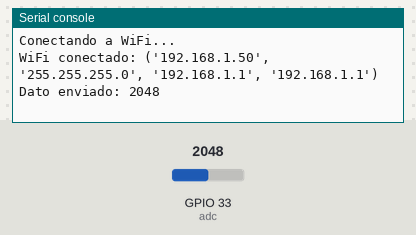
Bench run of a program on a simulated ESP32 board running MicroPython. Parts: the last lines printed to the serial console. The inputs (shaded band) are chosen by the test bench; at power-on: GPIO 33 (adc) = 2048 (analog values on the 0–4095 scale). WiFi joins after 1.5 s; web requests get an empty 200 reply after 0.4 s.

Above: at 2.7 s.
2.8 s: GPIO 33 (adc) set to 2866
At 8.5 s:
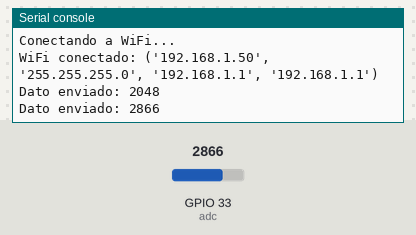
8.8 s: GPIO 33 (adc) set to 3603
At 14.1 s:
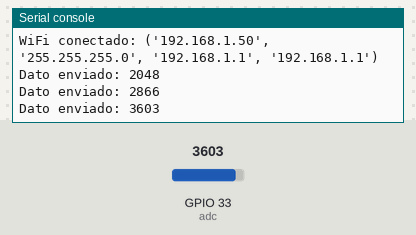
Timing chart, 0 to 15.6 s (numbered marks = the images above; inputs shaded):
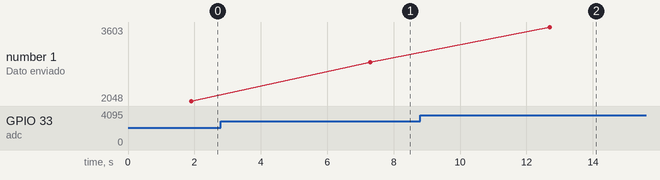

The program:

api-conn.py
```python
from machine import Pin, ADC
import network
import urequests
import time

# ======================
# CONFIGURACIÓN WIFI
# ======================
WIFI_SSID = "Aula211_2G"
WIFI_PASS = "internet211"

# ======================
# CONFIGURACIÓN API REST
# ======================
API_URL = "http://127.0.0.1:80/send-to-db"

# ======================
# SENSOR ANALÓGICO
# ======================
adc = ADC(Pin(33))
adc.atten(ADC.ATTN_11DB)      # Rango completo ~0-3.3V
adc.width(ADC.WIDTH_12BIT)    # 0 - 4095

# ======================
# CONEXIÓN WIFI
# ======================
def conectar_wifi():
    wlan = network.WLAN(network.STA_IF)
    wlan.active(True)

    if not wlan.isconnected():
        print("Conectando a WiFi...")
        wlan.connect(WIFI_SSID, WIFI_PASS)
        while not wlan.isconnected():
            time.sleep(0.5)

    print("WiFi conectado:", wlan.ifconfig())

# ======================
# ENVIAR A API REST
# ======================
def enviar_api(valor):
    headers = {
        "Content-Type": "application/json"
    }

    try:
        r = urequests.post(API_URL, headers=headers, data=str(valor))
        r.close()
        print("Dato enviado:", valor)
    except Exception as e:
        print("Error enviando a API:", e)

# ======================
# PROGRAMA PRINCIPAL
# ======================
conectar_wifi()

while True:
    valor_adc = adc.read()
    enviar_api(valor_adc)
    time.sleep(5)   # cada 5 segundos
```

Measured:
- after the input at 2.8 s, the serial console: prints a new line after 4.5 s (image 1)
- after the input at 8.8 s, the serial console: prints a new line after 3.9 s (image 2)
- plotted number 1: 2048 → 2866 after the input at 2.8 s, 2866 → 3603 after the input at 8.8 s
